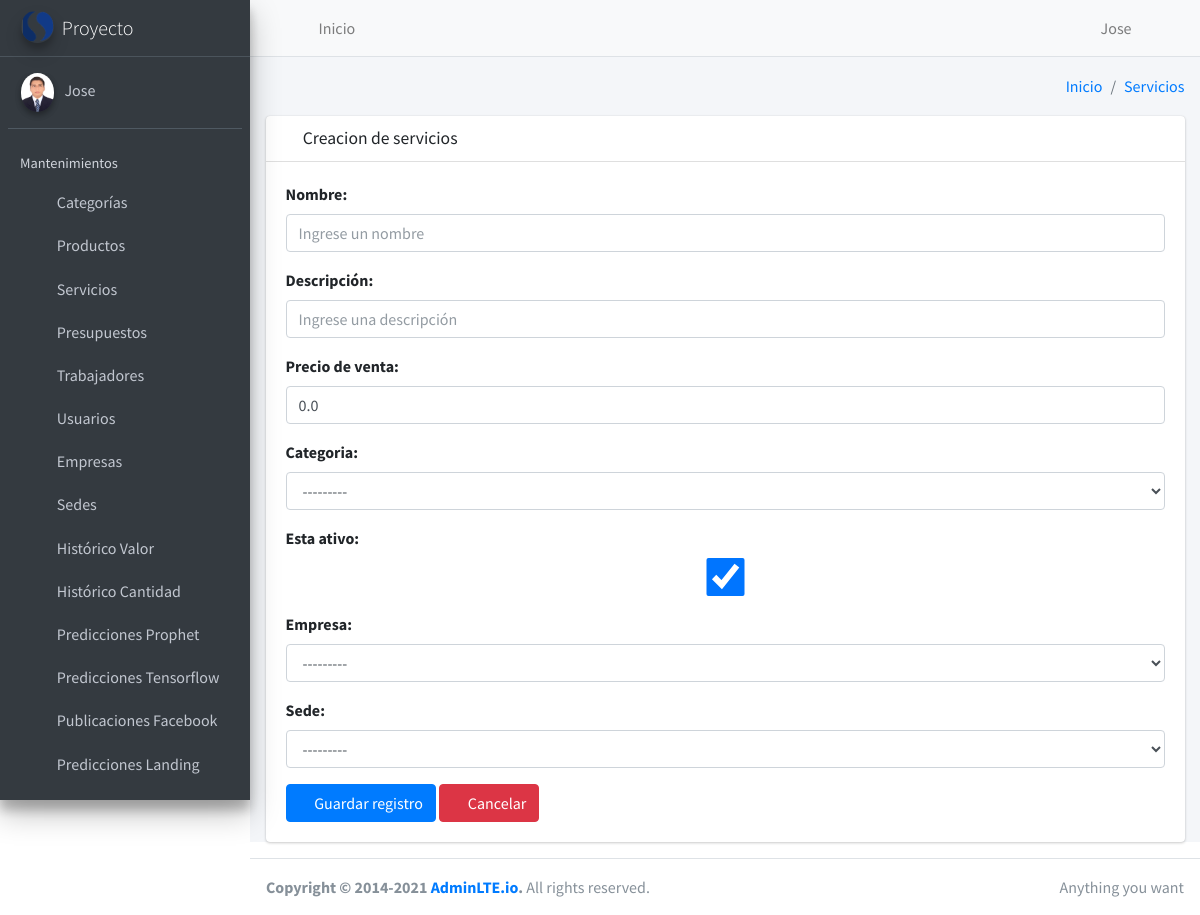
The app's page /crm/servicio/add/ (signed in) with its own data.
### core/user/models.py (models this page shows, shortened)
class User(AbstractUser):
    email=models.EmailField(unique=True,verbose_name="Email")
    image = models.ImageField(upload_to='users/%Y/%m/',null=True, blank=True, verbose_name="Imagen")
    sede=models.ForeignKey(Sede,on_delete=models.PROTECT,null=True,blank=True)
    empresa=models.ForeignKey(Empresa,on_delete=models.PROTECT,null=True,blank=True)
    def get_image(self):
        if self.image:
            return f'/{MEDIA_URL}{self.image}' if not "WEBSITE_HOSTNAME" in os.environ else f'{STATIC_URL_AZURE}/{MEDIA_URL}{self.image}'
        return f'{STATIC_URL}media/img/empty.png' if not "WEBSITE_HOSTNAME" in os.environ else f'{STATIC_URL_AZURE}{STATIC_URL}media/img/empty.png'

### core/crm/views/servicio/views.py (the view, shortened to what this page needs)
# urls.py: path('servicio/add/', ServicioCreateView.as_view(), name='servicio_create'),
class ServicioCreateView(LoginRequiredMixin, ValidatePermissionRequiredMixin, CreateView):
    model=Servicio
    form_class=ServicioForm
    template_name='servicio/create.html'
    success_url=reverse_lazy('crm:servicio_list')
    permission_required = 'crm.add_servicio'
    url_redirect = success_url
    def get_context_data(self, **kwargs):
        context=super().get_context_data(**kwargs)
        context['title']='Creacion de servicios'
        context['entity']='Servicios'
        context['list_url']=self.success_url
        context['action']='add'
        return context

### core/crm/forms.py (shortened to what this page needs)
class ServicioForm(ModelForm):
    def __init__(self, *args, **kwargs):
        user=get_current_user()
        super().__init__(*args, **kwargs)
        self.fields['nombre'].widget.attrs['autofocus'] = True
        if user.groups.filter(Q(name="empresa")).exists():
          self.fields.pop("empresa")
          self.fields['categoria'].queryset = Categoria.objects.filter(empresa=user.empresa)
          self.fields['sede'].queryset = Sede.objects.filter(empresa=user.empresa)
    class Meta:
        model = Servicio
        fields = '__all__'
        widgets = {
            'nombre': TextInput(
                attrs={
                    'placeholder': 'Ingrese un nombre',
                }
            ),
            'descripcion': TextInput(
                attrs={
                    'placeholder': 'Ingrese una descripción',
                }
            )
        }
        exclude=['user_creation','user_updated']

### core/crm/mixins.py (called while the page is built)
    def get_perms(self):
        if isinstance(self.permission_required, str):
            perms= (self.permission_required,)
        else:
            perms= self.permission_required
        return perms

    def dispatch(self, request, *args, **kwargs):
        if request.user.has_perms(self.get_perms()):
            return super().dispatch(request, *args, **kwargs)
        messages.error(request, 'No tiene permiso para ingresar a este modulo')
        return HttpResponseRedirect(self.get_url_redirect())

### core/crm/models.py (called while the page is built)
  def __str__(self):
     return self.nombre

    def __str__(self):
        return f'{self.nombre}'

  def __str__(self):
     return self.nombre

### core/crm/templates/servicio/create.html
{% extends 'form.html' %}

### templates/vtc/header.html
<nav class="main-header navbar navbar-expand navbar-light">
    <ul class="navbar-nav">
        <li class="nav-item">
            <a class="nav-link" id="btn-collapse" data-widget="pushmenu-old" href="#" role="button"><i class="fas fa-bars"></i></a>
        </li>
        <li class="nav-item d-none d-sm-inline-block">
            <a href="/crm/dashboard/" class="nav-link">Inicio</a>
        </li>
    </ul>
    <ul class="navbar-nav ml-auto">
        <li class="nav-item">
            <a class="nav-link" href="#">
                <i class="fas fa-user"></i> {{request.user.username|title}}
            </a>
        </li>
        <li class="nav-item">
            <a class="nav-link" href="{% url 'logout' %}">
                <i class="fas fa-power-off" aria-hidden="true"></i>
            </a>
        </li>
    </ul>
</nav>

### templates/vtc/sidebar.html
{% load static %}
<aside class="main-sidebar sidebar-dark-gray elevation-4">
    <a href="{% url "crm:dashboard" %}" class="brand-link">
        <img src="{% static 'media/img/logo.png' %}"
             alt="Logo"
             class="brand-image img-circle elevation-3"
             style="opacity: .8">
        <span class="brand-text font-weight-light">Proyecto</span>
    </a>
    <div class="sidebar">
        <div class="user-panel mt-3 pb-3 mb-3 d-flex">
            <div class="image">
                <img src="{{user.get_image}}" class="img-circle elevation-2" alt="User Image">
            </div>
            <div class="info">
                <a href="#" class="d-block"> {% if user.is_authenticated %}
                  {{request.user.username|title}}
                  {% else %}
                  Sin iniciar sesión
                  {% endif %}
                  </a>
            </div>
        </div>
        <nav class="mt-2">
            <ul class="nav nav-pills nav-sidebar flex-column" data-widget="treeview" role="menu" data-accordion="false">
                <li class="nav-header">Mantenimientos</li>
                <li class="nav-item">
                    <a href="{% url 'crm:categoria_list' %}" class="nav-link">
                        <i class="nav-icon fas fa-truck-loading"></i>
                        <p>
                            Categorías
                        </p>
                    </a>
                </li>
                <li class="nav-item">
                    <a href="{% url "crm:producto_list" %}" class="nav-link">
                        <i class="nav-icon fas fa-boxes"></i>
                        <p>
                            Productos
                        </p>
                    </a>
                </li>
                <li class="nav-item">
                    <a href="{% url "crm:servicio_list" %}" class="nav-link">
                        <i class="nav-icon fas fa-truck-loading"></i>
                        <p>
                            Servicios
                        </p>
                    </a>
                </li>
                <li class="nav-item">
                    <a href="{% url "crm:presupuesto_list" %}" class="nav-link">
                        <i class="nav-icon fas fa-dollar-sign"></i>
                        <p>
                            Presupuestos
                        </p>
                    </a>
                </li>
                <li class="nav-item">
                    <a href="{% url "crm:trabajador_list" %}" class="nav-link">
                        <i class="nav-icon fas fa-users"></i>
                        <p>
                            Trabajadores
                        </p>
                    </a>
                </li>
                <li class="nav-item">
                    <a href="{% url "user:user_list" %}" class="nav-link">
                        <i class="nav-icon fas fa-user"></i>
                        <p>
                            Usuarios
                        </p>
                    </a>
                </li>
                <li class="nav-item">
                    <a href="{% url "crm:empresa_list" %}" class="nav-link">
                        <i class="nav-icon fas fa-building"></i>
                        <p>
                            Empresas
                        </p>
                    </a>
                </li>
                <li class="nav-item">
                    <a href="{% url "crm:sede_list" %}" class="nav-link">
                        <i class="nav-icon fas fa-home"></i>
                        <p>
                            Sedes
                        </p>
                    </a>
                </li>
                <li class="nav-item">
                    <a href="{% url "predictions:prediction_value" %}" class="nav-link">
                        <i class="nav-icon fas fa-history"></i>
                        <p>
                            Histórico Valor
                        </p>
                    </a>
                </li>
                <li class="nav-item">
                    <a href="{% url "predictions:prediction_quantity" %}" class="nav-link">
                        <i class="nav-icon fas fa-camera"></i>
                        <p>
                            Histórico Cantidad
                        </p>
                    </a>
                </li>
                <li class="nav-item">
                    <a href="{% url "predictions:predictions_view" %}" class="nav-link">
                        <i class="nav-icon fas fa-magic"></i>
                        <p>
                            Predicciones Prophet
                        </p>
                    </a>
                </li>
                <li class="nav-item">
                    <a href="{% url "predictions:predictions_view_thirty" %}" class="nav-link">
                        <i class="nav-icon fas fa-list"></i>
                        <p>
                            Predicciones Tensorflow
                        </p>
                    </a>
                </li>
                <li class="nav-item">
                    <a href="{% url "predictions:prediction_publication_facebook" %}" class="nav-link">
                        <i class="nav-icon fas fa-bell"></i>
                        <p>
                            Publicaciones Facebook
                        </p>
                    </a>
                </li>
                <li class="nav-item">
                    <a href="{% url "predictions:predictions_landing" %}" class="nav-link">
                        <i class="nav-icon fas fa-star"></i>
                        <p>
                            Predicciones Landing
                        </p>
                    </a>
                </li>
            </ul>
        </nav>
    </div>
</aside>

### records on screen
User: user.username "Jose", get_image (picture)

### other values on screen
{{ entity }} "Servicios"
{{ title }} "Creacion de servicios"
{{ field.label }} "Nombre" "Descripción" "Precio de venta" "Categoria" "Esta ativo" "Empresa" "Sede"
